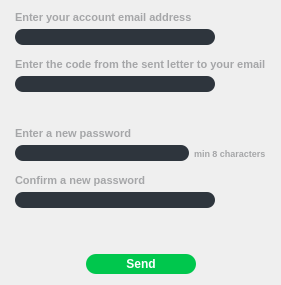
     <widget class="QWidget" name="Lost_pass">
      <layout class="QGridLayout" name="gridLayout_4">
       <property name="leftMargin">
        <number>15</number>
       </property>
       <property name="rightMargin">
        <number>15</number>
       </property>
       <item row="0" column="0">
        <layout class="QVBoxLayout" name="verticalLayout_40">
         <item>
          <layout class="QVBoxLayout" name="verticalLayout_39">
           <property name="spacing">
            <number>35</number>
           </property>
           <item>
            <layout class="QVBoxLayout" name="verticalLayout_38">
             <property name="spacing">
              <number>13</number>
             </property>
             <item>
              <layout class="QVBoxLayout" name="verticalLayout_33">
               <property name="spacing">
                <number>5</number>
               </property>
               <item>
                <widget class="QLabel" name="lable_pass_5">
                 <property name="font">
                  <font>
                   <pointsize>8</pointsize>
                   <weight>75</weight>
                   <bold>true</bold>
                  </font>
                 </property>
                 <property name="styleSheet">
                  <string notr="true">color:#a5a6a8;</string>
                 </property>
                 <property name="text">
                  <string>Enter your account email address</string>
                 </property>
                </widget>
               </item>
               <item>
                <layout class="QHBoxLayout" name="horizontalLayout_15">
                 <item>
                  <widget class="QLineEdit" name="e_mail_lost_pass">
                   <property name="minimumSize">
                    <size>
                     <width>200</width>
                     <height>0</height>
                    </size>
                   </property>
                   <property name="maximumSize">
                    <size>
                     <width>200</width>
                     <height>16777215</height>
                    </size>
                   </property>
                   <property name="font">
                    <font>
                     <pointsize>9</pointsize>
                     <weight>75</weight>
                     <bold>true</bold>
                    </font>
                   </property>
                   <property name="styleSheet">
                    <string notr="true">QLineEdit {
    border-radius: 8px;
	border-color: black;
    padding: 0 8px;
    background: rgb(46,53,61);
	color:rgb(255,255,255);
}</string>
                   </property>
                   <property name="maxLength">
                    <number>64</number>
                   </property>
                  </widget>
                 </item>
                 <item>
                  <widget class="QLabel" name="email_correcting">
                   <property name="font">
                    <font>
                     <pointsize>7</pointsize>
                     <weight>75</weight>
                     <bold>true</bold>
                     <kerning>true</kerning>
                    </font>
                   </property>
                   <property name="styleSheet">
                    <string notr="true">color:#a5a6a8;</string>
                   </property>
                   <property name="text">
                    <string/>
                   </property>
                  </widget>
                 </item>
                </layout>
               </item>
              </layout>
             </item>
             <item>
              <layout class="QVBoxLayout" name="verticalLayout_34">
               <property name="spacing">
                <number>5</number>
               </property>
               <item>
                <widget class="QLabel" name="label_code">
                 <property name="font">
                  <font>
                   <pointsize>8</pointsize>
                   <weight>75</weight>
                   <bold>true</bold>
                  </font>
                 </property>
                 <property name="styleSheet">
                  <string notr="true">color:#a5a6a8;</string>
                 </property>
                 <property name="text">
                  <string>Enter the code from the sent letter to your email</string>
                 </property>
                </widget>
               </item>
               <item>
                <layout class="QHBoxLayout" name="horizontalLayout_16">
                 <item>
                  <widget class="QLineEdit" name="code_rec">
                   <property name="minimumSize">
                    <size>
                     <width>200</width>
                     <height>0</height>
                    </size>
                   </property>
                   <property name="maximumSize">
                    <size>
                     <width>200</width>
                     <height>16777215</height>
                    </size>
                   </property>
                   <property name="font">
                    <font>
                     <pointsize>9</pointsize>
                     <weight>75</weight>
                     <bold>true</bold>
                    </font>
                   </property>
                   <property name="styleSheet">
                    <string notr="true">QLineEdit {
    border-radius: 8px;
	border-color: black;
    padding: 0 8px;
    background: rgb(46,53,61);
	color:rgb(255,255,255);
}</string>
                   </property>
                   <property name="maxLength">
                    <number>64</number>
                   </property>
                  </widget>
                 </item>
                 <item>
                  <widget class="QLabel" name="code_correcting">
                   <property name="font">
                    <font>
                     <pointsize>7</pointsize>
                     <weight>75</weight>
                     <bold>true</bold>
                     <kerning>true</kerning>
                    </font>
                   </property>
                   <property name="styleSheet">
                    <string notr="true">color:#a5a6a8;</string>
                   </property>
                   <property name="text">
                    <string/>
                   </property>
                  </widget>
                 </item>
                </layout>
               </item>
              </layout>
             </item>
            </layout>
           </item>
           <item>
            <layout class="QVBoxLayout" name="verticalLayout_37">
             <property name="spacing">
              <number>13</number>
             </property>
             <item>
              <layout class="QVBoxLayout" name="verticalLayout_35">
               <property name="spacing">
                <number>5</number>
               </property>
               <item>
                <widget class="QLabel" name="label_pass_rec">
                 <property name="font">
                  <font>
                   <pointsize>8</pointsize>
                   <weight>75</weight>
                   <bold>true</bold>
                  </font>
                 </property>
                 <property name="styleSheet">
                  <string notr="true">color:#a5a6a8;</string>
                 </property>
                 <property name="text">
                  <string>Enter a new password</string>
                 </property>
                </widget>
               </item>
               <item>
                <layout class="QHBoxLayout" name="horizontalLayout_12">
                 <item>
                  <widget class="QLineEdit" name="pass_rec">
                   <property name="maximumSize">
                    <size>
                     <width>200</width>
                     <height>16777215</height>
                    </size>
                   </property>
                   <property name="font">
                    <font>
                     <pointsize>9</pointsize>
                     <weight>75</weight>
                     <bold>true</bold>
                    </font>
                   </property>
                   <property name="styleSheet">
                    <string notr="true">QLineEdit {
    border-radius: 8px;
	border-color: black;
    padding: 0 8px;
    background: rgb(46,53,61);
	color:rgb(255,255,255);
}</string>
                   </property>
                   <property name="maxLength">
                    <number>16</number>
                   </property>
                  </widget>
                 </item>
                 <item>
                  <widget class="QLabel" name="label_min_8">
                   <property name="font">
                    <font>
                     <pointsize>7</pointsize>
                     <weight>75</weight>
                     <bold>true</bold>
                     <kerning>true</kerning>
                    </font>
                   </property>
                   <property name="styleSheet">
                    <string notr="true">color:#a5a6a8;</string>
                   </property>
                   <property name="text">
                    <string>min 8 characters</string>
                   </property>
                  </widget>
                 </item>
                </layout>
               </item>
              </layout>
             </item>
             <item>
              <layout class="QVBoxLayout" name="verticalLayout_36">
               <property name="spacing">
                <number>5</number>
               </property>
               <item>
                <widget class="QLabel" name="label_pass_conf_rec">
                 <property name="font">
                  <font>
                   <pointsize>8</pointsize>
                   <weight>75</weight>
                   <bold>true</bold>
                  </font>
                 </property>
                 <property name="styleSheet">
                  <string notr="true">color:#a5a6a8;</string>
                 </property>
                 <property name="text">
                  <string>Confirm a new password</string>
                 </property>
                </widget>
               </item>
               <item>
                <layout class="QHBoxLayout" name="horizontalLayout_13">
                 <item>
                  <widget class="QLineEdit" name="pass_conf_rec">
                   <property name="maximumSize">
                    <size>
                     <width>200</width>
                     <height>16777215</height>
                    </size>
                   </property>
                   <property name="font">
                    <font>
                     <pointsize>9</pointsize>
                     <weight>75</weight>
                     <bold>true</bold>
                    </font>
                   </property>
                   <property name="styleSheet">
                    <string notr="true">QLineEdit {
    border-radius: 8px;
	border-color: black;
    padding: 0 8px;
    background: rgb(46,53,61);
	color:rgb(255,255,255);
}</string>
                   </property>
                   <property name="maxLength">
                    <number>16</number>
                   </property>
                  </widget>
                 </item>
                 <item>
                  <widget class="QLabel" name="pass_correcting_2">
                   <property name="font">
                    <font>
                     <pointsize>7</pointsize>
                     <weight>75</weight>
                     <bold>true</bold>
                     <kerning>true</kerning>
                    </font>
                   </property>
                   <property name="styleSheet">
                    <string notr="true">color:#a5a6a8;</string>
                   </property>
                   <property name="text">
                    <string/>
                   </property>
                  </widget>
                 </item>
                </layout>
               </item>
              </layout>
             </item>
            </layout>
           </item>
          </layout>
         </item>
         <item>
          <spacer name="verticalSpacer_6">
           <property name="orientation">
            <enum>Qt::Vertical</enum>
           </property>
           <property name="sizeHint" stdset="0">
            <size>
             <width>20</width>
             <height>40</height>
            </size>
           </property>
          </spacer>
         </item>
         <item>
          <layout class="QHBoxLayout" name="horizontalLayout_14">
           <item>
            <spacer name="horizontalSpacer_10">
             <property name="orientation">
              <enum>Qt::Horizontal</enum>
             </property>
             <property name="sizeHint" stdset="0">
              <size>
               <width>40</width>
               <height>20</height>
              </size>
             </property>
            </spacer>
           </item>
           <item>
            <widget class="QPushButton" name="button_lost_pass">
             <property name="minimumSize">
              <size>
               <width>110</width>
               <height>20</height>
              </size>
             </property>
             <property name="font">
              <font>
               <pointsize>9</pointsize>
               <weight>75</weight>
               <bold>true</bold>
              </font>
             </property>
             <property name="styleSheet">
              <string notr="true">QPushButton {
    border: 0px solid gray;
    border-radius: 10px;
    padding: 0 8px;
    background-color:rgb(0,199,77);
	color:#ffffff;
}

QPushButton:hover {
	background-color:rgb(0,170,64);
}</string>
             </property>
             <property name="text">
              <string>Send</string>
             </property>
            </widget>
           </item>
           <item>
            <spacer name="horizontalSpacer_11">
             <property name="orientation">
              <enum>Qt::Horizontal</enum>
             </property>
             <property name="sizeHint" stdset="0">
              <size>
               <width>40</width>
               <height>20</height>
              </size>
             </property>
            </spacer>
           </item>
          </layout>
         </item>
        </layout>
       </item>
      </layout>
     </widget>
